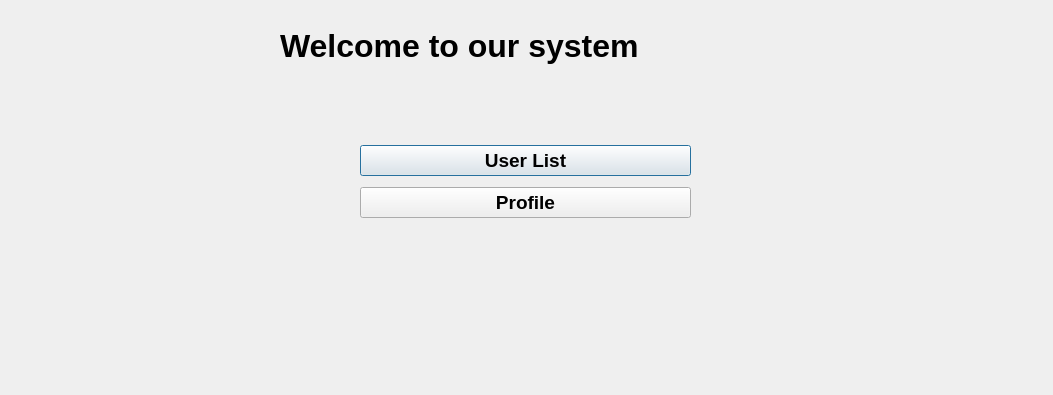
<?xml version="1.0" encoding="UTF-8"?>
<ui version="4.0">
 <class>MyDialog</class>
 <widget class="QDialog" name="MyDialog">
  <property name="geometry">
   <rect>
    <x>0</x>
    <y>0</y>
    <width>1053</width>
    <height>395</height>
   </rect>
  </property>
  <property name="windowTitle">
   <string>Dialog</string>
  </property>
  <widget class="QLabel" name="label">
   <property name="geometry">
    <rect>
     <x>280</x>
     <y>20</y>
     <width>511</width>
     <height>51</height>
    </rect>
   </property>
   <property name="font">
    <font>
     <pointsize>24</pointsize>
     <weight>75</weight>
     <bold>true</bold>
    </font>
   </property>
   <property name="text">
    <string>Welcome to our system</string>
   </property>
  </widget>
  <widget class="QWidget" name="">
   <property name="geometry">
    <rect>
     <x>360</x>
     <y>140</y>
     <width>331</width>
     <height>83</height>
    </rect>
   </property>
   <layout class="QVBoxLayout" name="verticalLayout">
    <item>
     <widget class="QPushButton" name="pushButton">
      <property name="font">
       <font>
        <pointsize>14</pointsize>
        <weight>75</weight>
        <bold>true</bold>
       </font>
      </property>
      <property name="text">
       <string>User List</string>
      </property>
     </widget>
    </item>
    <item>
     <widget class="QPushButton" name="profileBtn">
      <property name="font">
       <font>
        <pointsize>14</pointsize>
        <weight>75</weight>
        <bold>true</bold>
       </font>
      </property>
      <property name="text">
       <string>Profile</string>
      </property>
     </widget>
    </item>
   </layout>
  </widget>
 </widget>
 <resources/>
 <connections/>
</ui>
